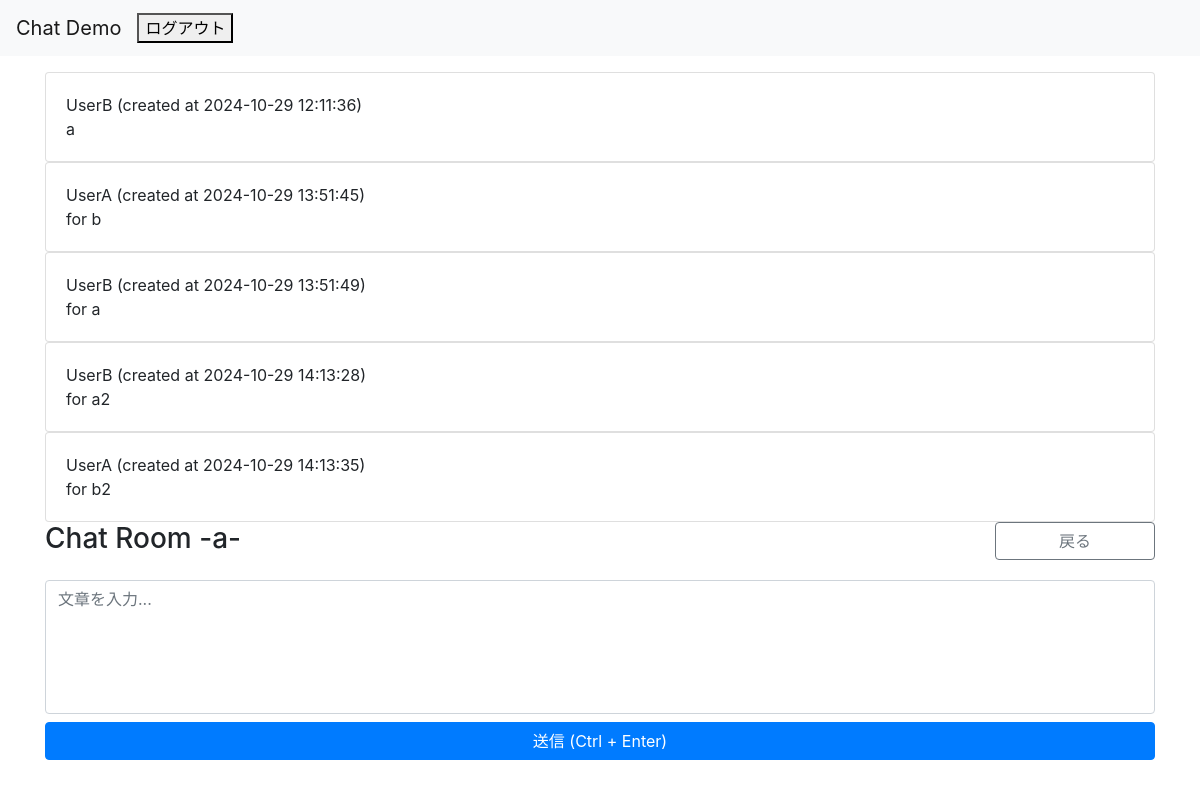
The app's page /chat/enter/room/2 (signed in) with its own data.
### chat/models.py (models this page shows, shortened)
class Message(models.Model):
    room = models.ForeignKey(Room, on_delete=models.CASCADE, related_name='messages')
    owner = models.ForeignKey(User, on_delete=models.CASCADE, related_name='messages')
    content = models.TextField(gettext_lazy('Content'))
    created_at = models.DateTimeField(gettext_lazy('Created time'), default=timezone.now)
    objects = MessageManager()

class Room(models.Model):
    host = models.ForeignKey(User, on_delete=models.CASCADE)
    name = models.CharField(gettext_lazy('ルーム名'), max_length=64)
    description = models.TextField(gettext_lazy('説明文'), max_length=128)
    participants = models.ManyToManyField(User, related_name='rooms', verbose_name=gettext_lazy('参加者(Ctrl キーを押しながらマウスで選択)'), blank=True)
    created_at = models.DateTimeField(gettext_lazy('Created time'), default=timezone.now)
    objects = RoomQueryset.as_manager()
    def __str__(self):
        return self.__unicode__()
    def __unicode__(self):
        return self.name
    def is_assigned(self, user=None):
        try:
            _ = self.participants.all().get(pk=user.pk)
            return True
        except User.DoesNotExist:
            return self.host == user
        except Exception:
            return False

### accounts/models.py (models this page shows)
class User(AbstractBaseUser, PermissionsMixin):
    screen_name = models.CharField(
        gettext_lazy('screen name'),
        max_length=128,
        default='',
        blank=True,
        help_text=gettext_lazy('Option. 128 characters or fewer.'),
    )
    email = models.EmailField(gettext_lazy('E-mail address'), unique=True)
    is_staff = models.BooleanField(
        gettext_lazy('staff status'),
        default=False,
        help_text=gettext_lazy('Designates whether the user can log into this admin site.'),
    )
    is_active = models.BooleanField(
        gettext_lazy('active'),
        default=True,
        help_text=gettext_lazy(
            'Designates whether this user should be treated as active. Unselect this instead of deleting accounts.'
        ),
    )
    date_joined = models.DateTimeField(gettext_lazy('date joined'), default=timezone.now)
    objects = CustomUserManager()
    points = models.IntegerField(
        default=0,
        blank=True,
        null=True,
    )
    USERNAME_FIELD = 'email'
    REQUIRED_FIELDS = []
    class Meta:
        verbose_name = gettext_lazy('user')
        verbose_name_plural = gettext_lazy('users')
    def __str__(self):
        return self.__unicode__()
    def __unicode__(self):
        return self.screen_name or self.email

### chat/views.py (the view)
# urls.py: path('enter/room/<int:pk>', views.EnterRoom.as_view(), name='enter_room'),
class EnterRoom(LoginRequiredMixin, OnlyAssignedUserMixin, DetailView):
    model = models.Room
    template_name = 'chat/chat_room.html'
    context_object_name = 'room'

### chat/models.py (called while the page is built)
    def ordering(self, order='created_at'):
        return self.get_queryset().order_by(order)

### chat/views.py (called while the page is built)
    def test_func(self):
        room = self.get_object()
        return room.is_assigned(self.request.user)

### templates/chat/chat_room.html (shortened to what this page needs)
{% extends 'base.html' %}
{% load humanize %}
{% block content %}
<div class="row justify-content-center mt-3">
    <div class="col-12">
        <div id="chat-log">
            {% for message in room.messages.ordering %}
            <div class="card">
                <div class="card-body">
                    <div class="row">
                        <div class="col-12">
                            <span class="card-username">{{ message.owner|stringformat:"s" }}</span>
                            <time class="card-datetime" datetime="{{ message.created_at|date:'Y-m-d' }}">(created at {{ message.created_at|date:'Y-m-d H:i:s' }})</time>
                        </div>
                    </div>
                    <div class="row">
                        <div class="col-12 card-content">
                            {{ message.content|linebreaksbr }}
                        </div>
                    </div>
                </div>
            </div>
            {% endfor %}
        </div>
    </div>
</div>
<div class="row justify-content-center">
    <div class="col-12">
        <div class="row">
            <div class="col-12 col-md-10">
                <h3 class="h3">Chat Room -{{ room|stringformat:"s" }}-</h3>
            </div>
            <div class="col-12 col-md-2">
                <a href="{% url 'chat:index' %}" class="btn btn-outline-secondary btn-block">戻る</a>
            </div>
        </div>
        <div class="row mt-3">
            <div class="col-12">
                <textarea placeholder="文章を入力..." id="chat-message-input" rows="5" class="form-control" style="resize: none;"></textarea>
            </div>
        </div>
        <div class="row mt-2">
            <div class="col-12">
                <button type="submit" id="submit-chat-message" class="btn btn-primary btn-block">送信 (Ctrl + Enter)</button>
            </div>
        </div>
    </div>
</div>
{% endblock %}

### records on screen
Message: owner "UserB", created_at "2024-10-29 12:11:36", content "a"
Message: owner "UserA", created_at "2024-10-29 13:51:45", content "for b"
Message: owner "UserB", created_at "2024-10-29 13:51:49", content "for a"
Message: owner "UserB", created_at "2024-10-29 14:13:28", content "for a2"
Message: owner "UserA", created_at "2024-10-29 14:13:35", content "for b2"
Room: name "a"
